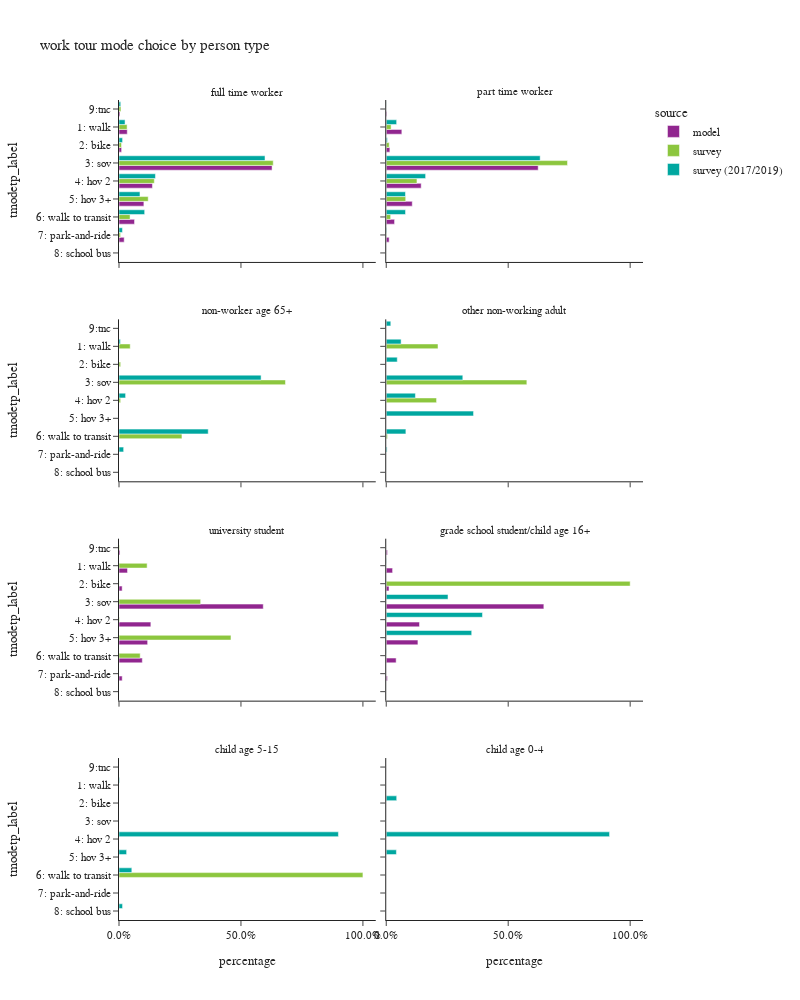

This figure's notebook cell:
### Code cell
plot_mode_choice(wk_tour,"pptyp_label",
                 {"pptyp_label":["full time worker","part time worker","non-worker age 65+","other non-working adult",
                                 "university student","grade school student/child age 16+","child age 5-15","child age 0-4"],
                  "tmodetp_label":["1: walk","2: bike","3: sov","4: hov 2","5: hov 3+","6: walk to transit",
                                   "7: park-and-ride","8: school bus","9: other–survey only"]},
                 "person type",2,1000)

### Figure 1 — Plotly figure (JSON) as saved in the notebook; plotly's stock layout.template omitted (floating-point values rounded to 4 significant figures)
{"data": [{"alignmentgroup": "True", "customdata": [[4411], [1389], [81779], [17861], [13293], [8290], [2768], [524]], "hovertemplate": "source=model<br>pptyp_label=full time worker<br>percentage=%{x}<br>tmodetp_label=%{y}<br>sample count=%{customdata[0]}<extra></extra>", "legendgroup": "model", "marker": {"color": "#91268F", "pattern": {"shape": ""}}, "name": "model", "offsetgroup": "model", "orientation": "h", "showlegend": true, "textposition": "auto", "type": "bar", "x": [0.03385, 0.01066, 0.6275, 0.1371, 0.102, 0.06362, 0.02124, 0.004021], "xaxis": "x7", "y": ["1: walk", "2: bike", "3: sov", "4: hov 2", "5: hov 3+", "6: walk to transit", "7: park-and-ride", "9:tnc"], "yaxis": "y7"}, {"alignmentgroup": "True", "customdata": [[1138], [263], [11083], [2549], [1897], [606], [212], [45]], "hovertemplate": "source=model<br>pptyp_label=part time worker<br>percentage=%{x}<br>tmodetp_label=%{y}<br>sample count=%{customdata[0]}<extra></extra>", "legendgroup": "model", "marker": {"color": "#91268F", "pattern": {"shape": ""}}, "name": "model", "offsetgroup": "model", "orientation": "h", "showlegend": false, "textposition": "auto", "type": "bar", "x": [0.06396, 0.01478, 0.6229, 0.1433, 0.1066, 0.03406, 0.01191, 0.002529], "xaxis": "x8", "y": ["1: walk", "2: bike", "3: sov", "4: hov 2", "5: hov 3+", "6: walk to transit", "7: park-and-ride", "9:tnc"], "yaxis": "y8"}, {"alignmentgroup": "True", "customdata": [[262], [97], [4443], [981], [882], [718], [99], [31]], "hovertemplate": "source=model<br>pptyp_label=university student<br>percentage=%{x}<br>tmodetp_label=%{y}<br>sample count=%{customdata[0]}<extra></extra>", "legendgroup": "model", "marker": {"color": "#91268F", "pattern": {"shape": ""}}, "name": "model", "offsetgroup": "model", "orientation": "h", "showlegend": false, "textposition": "auto", "type": "bar", "x": [0.03487, 0.01291, 0.5914, 0.1306, 0.1174, 0.09557, 0.01318, 0.004126], "xaxis": "x3", "y": ["1: walk", "2: bike", "3: sov", "4: hov 2", "5: hov 3+", "6: walk to transit", "7: park-and-ride", "9:tnc"], "yaxis": "y3"}, {"alignmentgroup": "True", "customdata": [[16], [7], [398], [84], [80], [25], [3], [3]], "hovertemplate": "source=model<br>pptyp_label=grade school student/child age 16+<br>percentage=%{x}<br>tmodetp_label=%{y}<br>sample count=%{customdata[0]}<extra></extra>", "legendgroup": "model", "marker": {"color": "#91268F", "pattern": {"shape": ""}}, "name": "model", "offsetgroup": "model", "orientation": "h", "showlegend": false, "textposition": "auto", "type": "bar", "x": [0.02597, 0.01136, 0.6461, 0.1364, 0.1299, 0.04058, 0.00487, 0.00487], "xaxis": "x4", "y": ["1: walk", "2: bike", "3: sov", "4: hov 2", "5: hov 3+", "6: walk to transit", "7: park-and-ride", "9:tnc"], "yaxis": "y4"}, {"alignmentgroup": "True", "customdata": [[118], [86], [789], [141], [66], [219], [16], [10]], "hovertemplate": "source=survey<br>pptyp_label=full time worker<br>percentage=%{x}<br>tmodetp_label=%{y}<br>sample count=%{customdata[0]}<extra></extra>", "legendgroup": "survey", "marker": {"color": "#8CC63E", "pattern": {"shape": ""}}, "name": "survey", "offsetgroup": "survey", "orientation": "h", "showlegend": true, "textposition": "auto", "type": "bar", "x": [0.03319, 0.0103, 0.6323, 0.1448, 0.1197, 0.04536, 0.006384, 0.007995], "xaxis": "x7", "y": ["1: walk", "2: bike", "3: sov", "4: hov 2", "5: hov 3+", "6: walk to transit", "7: park-and-ride", "9:tnc"], "yaxis": "y7"}, {"alignmentgroup": "True", "customdata": [[19], [6], [155], [28], [10], [22], [1], [1]], "hovertemplate": "source=survey<br>pptyp_label=part time worker<br>percentage=%{x}<br>tmodetp_label=%{y}<br>sample count=%{customdata[0]}<extra></extra>", "legendgroup": "survey", "marker": {"color": "#8CC63E", "pattern": {"shape": ""}}, "name": "survey", "offsetgroup": "survey", "orientation": "h", "showlegend": false, "textposition": "auto", "type": "bar", "x": [0.0199, 0.01216, 0.7431, 0.126, 0.07978, 0.01808, 0.0009814, 5.31e-05], "xaxis": "x8", "y": ["1: walk", "2: bike", "3: sov", "4: hov 2", "5: hov 3+", "6: walk to transit", "7: park-and-ride", "9:tnc"], "yaxis": "y8"}, {"alignmentgroup": "True", "customdata": [[2], [1], [16], [1], [2]], "hovertemplate": "source=survey<br>pptyp_label=non-worker age 65+<br>percentage=%{x}<br>tmodetp_label=%{y}<br>sample count=%{customdata[0]}<extra></extra>", "legendgroup": "survey", "marker": {"color": "#8CC63E", "pattern": {"shape": ""}}, "name": "survey", "offsetgroup": "survey", "orientation": "h", "showlegend": false, "textposition": "auto", "type": "bar", "x": [0.04594, 0.006798, 0.6825, 0.00672, 0.258], "xaxis": "x5", "y": ["1: walk", "2: bike", "3: sov", "4: hov 2", "6: walk to transit"], "yaxis": "y5"}, {"alignmentgroup": "True", "customdata": [[2], [3], [5], [1]], "hovertemplate": "source=survey<br>pptyp_label=other non-working adult<br>percentage=%{x}<br>tmodetp_label=%{y}<br>sample count=%{customdata[0]}<extra></extra>", "legendgroup": "survey", "marker": {"color": "#8CC63E", "pattern": {"shape": ""}}, "name": "survey", "offsetgroup": "survey", "orientation": "h", "showlegend": false, "textposition": "auto", "type": "bar", "x": [0.2122, 0.5764, 0.2063, 0.005049], "xaxis": "x6", "y": ["1: walk", "3: sov", "4: hov 2", "6: walk to transit"], "yaxis": "y6"}, {"alignmentgroup": "True", "customdata": [[5], [1], [13], [1], [2], [9], [1]], "hovertemplate": "source=survey<br>pptyp_label=university student<br>percentage=%{x}<br>tmodetp_label=%{y}<br>sample count=%{customdata[0]}<extra></extra>", "legendgroup": "survey", "marker": {"color": "#8CC63E", "pattern": {"shape": ""}}, "name": "survey", "offsetgroup": "survey", "orientation": "h", "showlegend": false, "textposition": "auto", "type": "bar", "x": [0.1153, 0.0004684, 0.3347, 0.001578, 0.459, 0.0869, 0.002044], "xaxis": "x3", "y": ["1: walk", "2: bike", "3: sov", "4: hov 2", "5: hov 3+", "6: walk to transit", "9:tnc"], "yaxis": "y3"}, {"alignmentgroup": "True", "customdata": [[1]], "hovertemplate": "source=survey<br>pptyp_label=grade school student/child age 16+<br>percentage=%{x}<br>tmodetp_label=%{y}<br>sample count=%{customdata[0]}<extra></extra>", "legendgroup": "survey", "marker": {"color": "#8CC63E", "pattern": {"shape": ""}}, "name": "survey", "offsetgroup": "survey", "orientation": "h", "showlegend": false, "textposition": "auto", "type": "bar", "x": [1.0], "xaxis": "x4", "y": ["2: bike"], "yaxis": "y4"}, {"alignmentgroup": "True", "customdata": [[1]], "hovertemplate": "source=survey<br>pptyp_label=child age 5-15<br>percentage=%{x}<br>tmodetp_label=%{y}<br>sample count=%{customdata[0]}<extra></extra>", "legendgroup": "survey", "marker": {"color": "#8CC63E", "pattern": {"shape": ""}}, "name": "survey", "offsetgroup": "survey", "orientation": "h", "showlegend": false, "textposition": "auto", "type": "bar", "x": [1.0], "xaxis": "x", "y": ["6: walk to transit"], "yaxis": "y"}, {"alignmentgroup": "True", "customdata": [[392], [156], [1841], [492], [214], [1348], [77], [2], [55]], "hovertemplate": "source=survey (2017/2019)<br>pptyp_label=full time worker<br>percentage=%{x}<br>tmodetp_label=%{y}<br>sample count=%{customdata[0]}<extra></extra>", "legendgroup": "survey (2017/2019)", "marker": {"color": "#00A7A0", "pattern": {"shape": ""}}, "name": "survey (2017/2019)", "offsetgroup": "survey (2017/2019)", "orientation": "h", "showlegend": true, "textposition": "auto", "type": "bar", "x": [0.02482, 0.01463, 0.5986, 0.1493, 0.08596, 0.1052, 0.01415, 0.0002682, 0.007046], "xaxis": "x7", "y": ["1: walk", "2: bike", "3: sov", "4: hov 2", "5: hov 3+", "6: walk to transit", "7: park-and-ride", "8: school bus", "9:tnc"], "yaxis": "y7"}, {"alignmentgroup": "True", "customdata": [[66], [29], [287], [74], [29], [142], [4], [1], [8]], "hovertemplate": "source=survey (2017/2019)<br>pptyp_label=part time worker<br>percentage=%{x}<br>tmodetp_label=%{y}<br>sample count=%{customdata[0]}<extra></extra>", "legendgroup": "survey (2017/2019)", "marker": {"color": "#00A7A0", "pattern": {"shape": ""}}, "name": "survey (2017/2019)", "offsetgroup": "survey (2017/2019)", "orientation": "h", "showlegend": false, "textposition": "auto", "type": "bar", "x": [0.04264, 0.004613, 0.631, 0.1614, 0.07885, 0.07903, 0.001744, 0.0001314, 0.0005982], "xaxis": "x8", "y": ["1: walk", "2: bike", "3: sov", "4: hov 2", "5: hov 3+", "6: walk to transit", "7: park-and-ride", "8: school bus", "9:tnc"], "yaxis": "y8"}, {"alignmentgroup": "True", "customdata": [[5], [17], [2], [6], [1]], "hovertemplate": "source=survey (2017/2019)<br>pptyp_label=non-worker age 65+<br>percentage=%{x}<br>tmodetp_label=%{y}<br>sample count=%{customdata[0]}<extra></extra>", "legendgroup": "survey (2017/2019)", "marker": {"color": "#00A7A0", "pattern": {"shape": ""}}, "name": "survey (2017/2019)", "offsetgroup": "survey (2017/2019)", "orientation": "h", "showlegend": false, "textposition": "auto", "type": "bar", "x": [0.005674, 0.5825, 0.02703, 0.3657, 0.01903], "xaxis": "x5", "y": ["1: walk", "3: sov", "4: hov 2", "6: walk to transit", "7: park-and-ride"], "yaxis": "y5"}, {"alignmentgroup": "True", "customdata": [[8], [5], [14], [18], [7], [20], [1], [1]], "hovertemplate": "source=survey (2017/2019)<br>pptyp_label=other non-working adult<br>percentage=%{x}<br>tmodetp_label=%{y}<br>sample count=%{customdata[0]}<extra></extra>", "legendgroup": "survey (2017/2019)", "marker": {"color": "#00A7A0", "pattern": {"shape": ""}}, "name": "survey (2017/2019)", "offsetgroup": "survey (2017/2019)", "orientation": "h", "showlegend": false, "textposition": "auto", "type": "bar", "x": [0.06091, 0.04517, 0.3139, 0.1196, 0.3579, 0.08053, 0.003404, 0.01867], "xaxis": "x6", "y": ["1: walk", "2: bike", "3: sov", "4: hov 2", "5: hov 3+", "6: walk to transit", "7: park-and-ride", "9:tnc"], "yaxis": "y6"}, {"alignmentgroup": "True", "customdata": [[1], [3], [2], [2], [1]], "hovertemplate": "source=survey (2017/2019)<br>pptyp_label=grade school student/child age 16+<br>percentage=%{x}<br>tmodetp_label=%{y}<br>sample count=%{customdata[0]}<extra></extra>", "legendgroup": "survey (2017/2019)", "marker": {"color": "#00A7A0", "pattern": {"shape": ""}}, "name": "survey (2017/2019)", "offsetgroup": "survey (2017/2019)", "orientation": "h", "showlegend": false, "textposition": "auto", "type": "bar", "x": [0.0009548, 0.2532, 0.3945, 0.3503, 0.0009467], "xaxis": "x4", "y": ["1: walk", "3: sov", "4: hov 2", "5: hov 3+", "6: walk to transit"], "yaxis": "y4"}, {"alignmentgroup": "True", "customdata": [[1], [1], [1], [1], [1]], "hovertemplate": "source=survey (2017/2019)<br>pptyp_label=child age 5-15<br>percentage=%{x}<br>tmodetp_label=%{y}<br>sample count=%{customdata[0]}<extra></extra>", "legendgroup": "survey (2017/2019)", "marker": {"color": "#00A7A0", "pattern": {"shape": ""}}, "name": "survey (2017/2019)", "offsetgroup": "survey (2017/2019)", "orientation": "h", "showlegend": false, "textposition": "auto", "type": "bar", "x": [0.002181, 0.8995, 0.03121, 0.05256, 0.01455], "xaxis": "x", "y": ["1: walk", "4: hov 2", "5: hov 3+", "6: walk to transit", "8: school bus"], "yaxis": "y"}, {"alignmentgroup": "True", "customdata": [[1], [2], [4]], "hovertemplate": "source=survey (2017/2019)<br>pptyp_label=child age 0-4<br>percentage=%{x}<br>tmodetp_label=%{y}<br>sample count=%{customdata[0]}<extra></extra>", "legendgroup": "survey (2017/2019)", "marker": {"color": "#00A7A0", "pattern": {"shape": ""}}, "name": "survey (2017/2019)", "offsetgroup": "survey (2017/2019)", "orientation": "h", "showlegend": false, "textposition": "auto", "type": "bar", "x": [0.04285, 0.9155, 0.04166], "xaxis": "x2", "y": ["2: bike", "4: hov 2", "5: hov 3+"], "yaxis": "y2"}], "layout": {"annotations": [{"font": {}, "showarrow": false, "text": "child age 5-15", "x": 0.245, "xanchor": "center", "xref": "paper", "y": 0.1975, "yanchor": "bottom", "yref": "paper"}, {"font": {}, "showarrow": false, "text": "child age 0-4", "x": 0.755, "xanchor": "center", "xref": "paper", "y": 0.1975, "yanchor": "bottom", "yref": "paper"}, {"font": {}, "showarrow": false, "text": "university student", "x": 0.245, "xanchor": "center", "xref": "paper", "y": 0.465, "yanchor": "bottom", "yref": "paper"}, {"font": {}, "showarrow": false, "text": "grade school student/child age 16+", "x": 0.755, "xanchor": "center", "xref": "paper", "y": 0.465, "yanchor": "bottom", "yref": "paper"}, {"font": {}, "showarrow": false, "text": "non-worker age 65+", "x": 0.245, "xanchor": "center", "xref": "paper", "y": 0.7325, "yanchor": "bottom", "yref": "paper"}, {"font": {}, "showarrow": false, "text": "other non-working adult", "x": 0.755, "xanchor": "center", "xref": "paper", "y": 0.7325, "yanchor": "bottom", "yref": "paper"}, {"font": {}, "showarrow": false, "text": "full time worker", "x": 0.245, "xanchor": "center", "xref": "paper", "y": 1.0, "yanchor": "bottom", "yref": "paper"}, {"font": {}, "showarrow": false, "text": "part time worker", "x": 0.755, "xanchor": "center", "xref": "paper", "y": 1.0, "yanchor": "bottom", "yref": "paper"}], "barmode": "group", "height": 1000, "legend": {"title": {"text": "source"}, "tracegroupgap": 0}, "title": {"text": "work tour mode choice by person type"}, "width": 800, "xaxis": {"anchor": "y", "domain": [0.0, 0.49], "tickformat": ".1%", "title": {"text": "percentage"}}, "xaxis2": {"anchor": "y2", "domain": [0.51, 1.0], "matches": "x", "tickformat": ".1%", "title": {"text": "percentage"}}, "xaxis3": {"anchor": "y3", "domain": [0.0, 0.49], "matches": "x", "showticklabels": false, "tickformat": ".1%"}, "xaxis4": {"anchor": "y4", "domain": [0.51, 1.0], "matches": "x", "showticklabels": false, "tickformat": ".1%"}, "xaxis5": {"anchor": "y5", "domain": [0.0, 0.49], "matches": "x", "showticklabels": false, "tickformat": ".1%"}, "xaxis6": {"anchor": "y6", "domain": [0.51, 1.0], "matches": "x", "showticklabels": false, "tickformat": ".1%"}, "xaxis7": {"anchor": "y7", "domain": [0.0, 0.49], "matches": "x", "showticklabels": false, "tickformat": ".1%"}, "xaxis8": {"anchor": "y8", "domain": [0.51, 1.0], "matches": "x", "showticklabels": false, "tickformat": ".1%"}, "yaxis": {"anchor": "x", "categoryarray": ["9: other–survey only", "8: school bus", "7: park-and-ride", "6: walk to transit", "5: hov 3+", "4: hov 2", "3: sov", "2: bike", "1: walk"], "categoryorder": "array", "domain": [0.0, 0.1975], "title": {"text": "tmodetp_label"}}, "yaxis2": {"anchor": "x2", "domain": [0.0, 0.1975], "matches": "y", "showticklabels": false}, "yaxis3": {"anchor": "x3", "categoryarray": ["9: other–survey only", "8: school bus", "7: park-and-ride", "6: walk to transit", "5: hov 3+", "4: hov 2", "3: sov", "2: bike", "1: walk"], "categoryorder": "array", "domain": [0.2675, 0.465], "matches": "y", "title": {"text": "tmodetp_label"}}, "yaxis4": {"anchor": "x4", "domain": [0.2675, 0.465], "matches": "y", "showticklabels": false}, "yaxis5": {"anchor": "x5", "categoryarray": ["9: other–survey only", "8: school bus", "7: park-and-ride", "6: walk to transit", "5: hov 3+", "4: hov 2", "3: sov", "2: bike", "1: walk"], "categoryorder": "array", "domain": [0.535, 0.7325], "matches": "y", "title": {"text": "tmodetp_label"}}, "yaxis6": {"anchor": "x6", "domain": [0.535, 0.7325], "matches": "y", "showticklabels": false}, "yaxis7": {"anchor": "x7", "categoryarray": ["9: other–survey only", "8: school bus", "7: park-and-ride", "6: walk to transit", "5: hov 3+", "4: hov 2", "3: sov", "2: bike", "1: walk"], "categoryorder": "array", "domain": [0.8025, 1.0], "matches": "y", "title": {"text": "tmodetp_label"}}, "yaxis8": {"anchor": "x8", "domain": [0.8025, 1.0], "matches": "y", "showticklabels": false}}}
